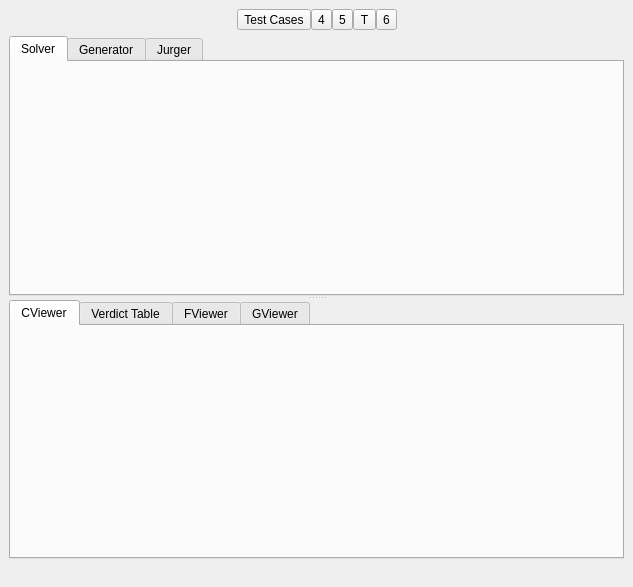
<?xml version="1.0" encoding="UTF-8"?>
<ui version="4.0">
 <class>TaskComposer</class>
 <widget class="QMainWindow" name="TaskComposer">
  <property name="geometry">
   <rect>
    <x>0</x>
    <y>0</y>
    <width>633</width>
    <height>587</height>
   </rect>
  </property>
  <property name="windowTitle">
   <string notr="true">cchelper</string>
  </property>
  <widget class="QWidget" name="centralwidget">
   <layout class="QVBoxLayout" name="verticalLayout">
    <item>
     <layout class="QHBoxLayout" name="horizontalLayout_2">
      <property name="spacing">
       <number>0</number>
      </property>
      <item>
       <spacer name="horizontalSpacer_3">
        <property name="orientation">
         <enum>Qt::Horizontal</enum>
        </property>
        <property name="sizeHint" stdset="0">
         <size>
          <width>40</width>
          <height>20</height>
         </size>
        </property>
       </spacer>
      </item>
      <item>
       <widget class="QToolButton" name="TCButton">
        <property name="text">
         <string>Test Cases</string>
        </property>
       </widget>
      </item>
      <item>
       <widget class="QToolButton" name="buildButton">
        <property name="text">
         <string>4</string>
        </property>
        <property name="toolButtonStyle">
         <enum>Qt::ToolButtonIconOnly</enum>
        </property>
       </widget>
      </item>
      <item>
       <widget class="QToolButton" name="runButton">
        <property name="text">
         <string>5</string>
        </property>
        <property name="toolButtonStyle">
         <enum>Qt::ToolButtonIconOnly</enum>
        </property>
       </widget>
      </item>
      <item>
       <widget class="QToolButton" name="stopButton">
        <property name="text">
         <string>T</string>
        </property>
       </widget>
      </item>
      <item>
       <widget class="QToolButton" name="submitButton">
        <property name="sizePolicy">
         <sizepolicy hsizetype="Fixed" vsizetype="Fixed">
          <horstretch>0</horstretch>
          <verstretch>0</verstretch>
         </sizepolicy>
        </property>
        <property name="text">
         <string>6</string>
        </property>
        <property name="toolButtonStyle">
         <enum>Qt::ToolButtonIconOnly</enum>
        </property>
       </widget>
      </item>
      <item>
       <spacer name="horizontalSpacer_4">
        <property name="orientation">
         <enum>Qt::Horizontal</enum>
        </property>
        <property name="sizeHint" stdset="0">
         <size>
          <width>40</width>
          <height>20</height>
         </size>
        </property>
       </spacer>
      </item>
     </layout>
    </item>
    <item>
     <widget class="QSplitter" name="splitter">
      <property name="orientation">
       <enum>Qt::Vertical</enum>
      </property>
      <widget class="QTabWidget" name="tabWidget">
       <property name="currentIndex">
        <number>0</number>
       </property>
       <widget class="CodeEditor" name="SEditor">
        <attribute name="title">
         <string>Solver</string>
        </attribute>
       </widget>
       <widget class="CodeEditor" name="GEditor">
        <attribute name="title">
         <string>Generator</string>
        </attribute>
       </widget>
       <widget class="CodeEditor" name="JEditor">
        <attribute name="title">
         <string>Jurger</string>
        </attribute>
       </widget>
      </widget>
      <widget class="QTabWidget" name="tabWidget_2">
       <property name="currentIndex">
        <number>0</number>
       </property>
       <widget class="ChartViewer" name="CViewer">
        <attribute name="title">
         <string>CViewer</string>
        </attribute>
       </widget>
       <widget class="VerdictBrowser" name="VBrowser">
        <attribute name="title">
         <string>Verdict Table</string>
        </attribute>
       </widget>
       <widget class="FileViewer" name="FViewer">
        <attribute name="title">
         <string>FViewer</string>
        </attribute>
       </widget>
       <widget class="GViewer" name="GViewer">
        <attribute name="title">
         <string>GViewer</string>
        </attribute>
       </widget>
      </widget>
     </widget>
    </item>
   </layout>
  </widget>
  <widget class="QStatusBar" name="statusbar">
   <property name="sizeGripEnabled">
    <bool>false</bool>
   </property>
  </widget>
 </widget>
 <customwidgets>
  <customwidget>
   <class>CodeEditor</class>
   <extends>QWidget</extends>
   <header location="global">cchelper.fileeditor.codeeditor</header>
   <container>1</container>
  </customwidget>
  <customwidget>
   <class>ChartViewer</class>
   <extends>QWidget</extends>
   <header location="global">cchelper.chartviewer.chartviewer</header>
   <container>1</container>
  </customwidget>
  <customwidget>
   <class>FileViewer</class>
   <extends>QWidget</extends>
   <header location="global">cchelper.fileviewer.fileviewer</header>
   <container>1</container>
  </customwidget>
  <customwidget>
   <class>GViewer</class>
   <extends>QWidget</extends>
   <header location="global">cchelper.gviewer.gviewer</header>
   <container>1</container>
  </customwidget>
  <customwidget>
   <class>VerdictBrowser</class>
   <extends>QWidget</extends>
   <header location="global">cchelper.verdictbrowser.verdictbrowser</header>
   <container>1</container>
  </customwidget>
 </customwidgets>
 <resources/>
 <connections/>
</ui>
